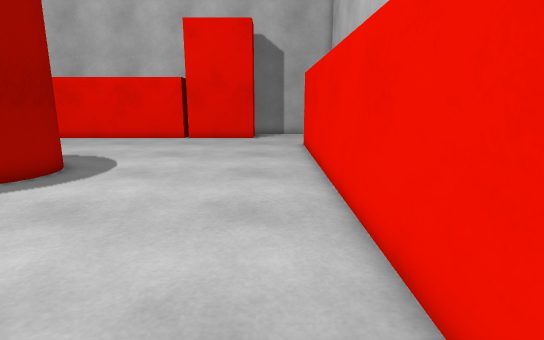
View 1 (above)

14 first-person views from a walk through a 3-D level made in the Unity game engine. The camera is 1.2 m above the floor, tilts 12° down and sees 80° across. The floor is counted in squares, 0.5 m on a side. Each view is taken from the middle of a square. On the plan, view 1 faces up. The plan holds only what a view shows up to about 20 squares ahead; the rest is blank.

View 2
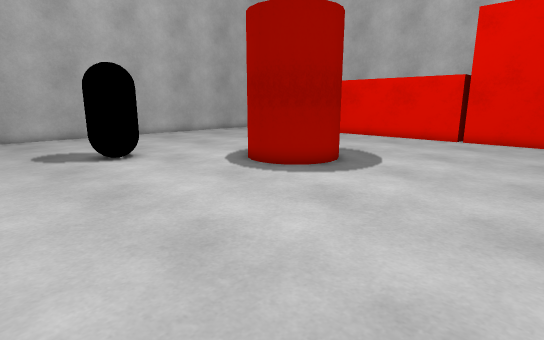

View 3
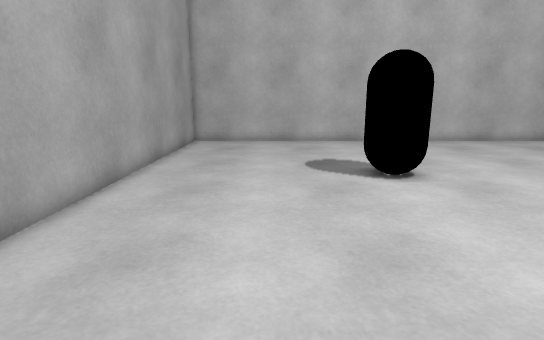

View 4
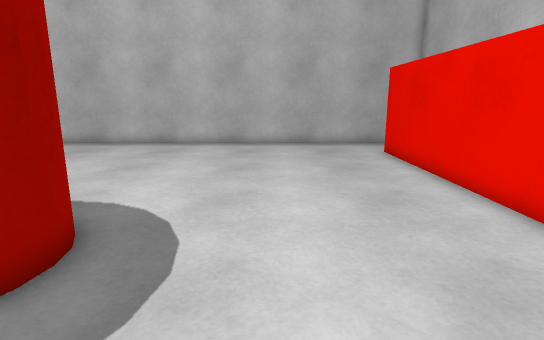

View 5
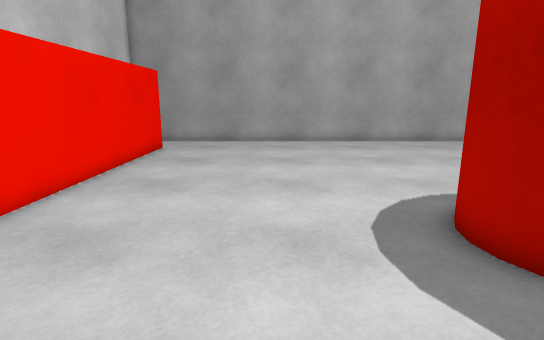

View 6
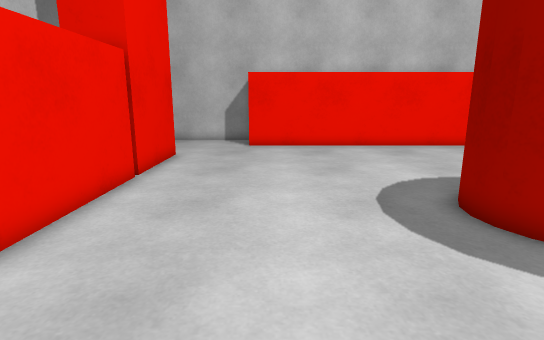

View 7
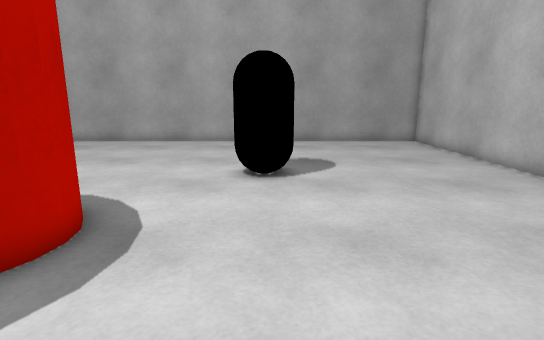

View 8
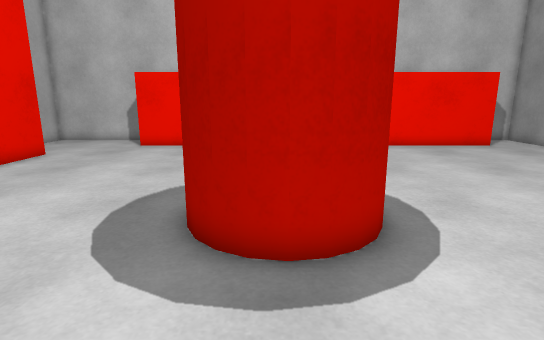

View 9
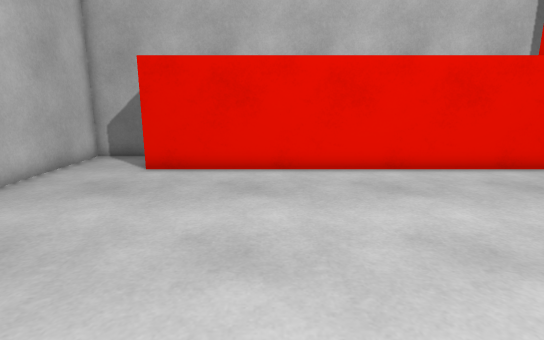

View 10
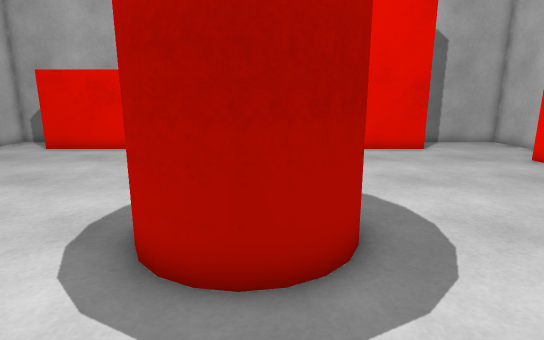

View 11
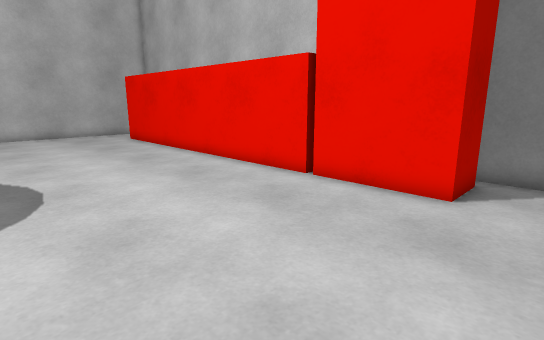

View 12
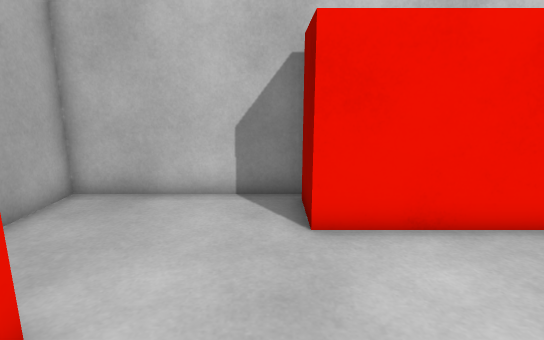

View 13
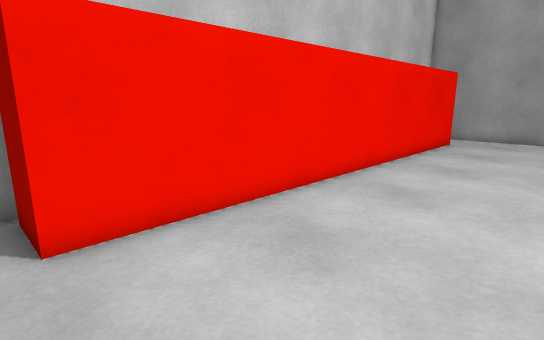

View 14
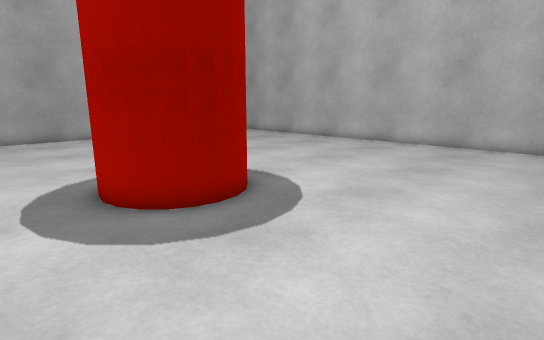

### Floor plan
Key: @ floor where view 1 was taken; # wall or solid block; . floor; C red cylinder; O other object.
Columns run from 24 left of view 1 to 4 right of it. Each row starts with its distance up from view 1.
 24 ###                    ######
 23 #..               #    #....#
 22 #..#####################....#
 21 #...#######   #########.....#
 20 #...........................#
 19 #...........................#
 18 #.........................###
 17 #.........................#
 16 #.........................#
 15 #.........................#
 14 #.........................#
 13 #.............CC..........#
 12 #............CCCC.........#
 11 #............C  CC........#
 10 #............C  C.........#
  9 #............CCCC.........#
  8 #.........................#
  7 #.........................#
  6 #........ O...............#
  5 #.......OOO...............#
  4 #........  ...............#
  3 #.........................#
  2 #.........................#
  1 #.........................#
  0 #.......................@.#
 -1 #.........................#
 -2 #...........................
 -3 #...........................#
 -4 #############################

Where each view was taken, in squares from view 1:
view 1: 0 up, 0 right, facing up
view 2: 0 up, 0 right, facing up-left
view 3: 1 up, 4 left, facing left
view 4: 16 up, 5 left, facing left
view 5: 16 up, 4 left, facing down
view 6: 17 up, 16 left, facing right
view 7: 16 up, 15 left, facing down
view 8: 11 up, 16 left, facing right
view 9: 10 up, 16 left, facing up
view 10: 5 up, 9 left, facing up
view 11: 13 up, 1 right, facing up-left
view 12: 19 up, 4 left, facing right
view 13: 19 up, 4 left, facing down-right
view 14: 19 up, 5 left, facing down-left
